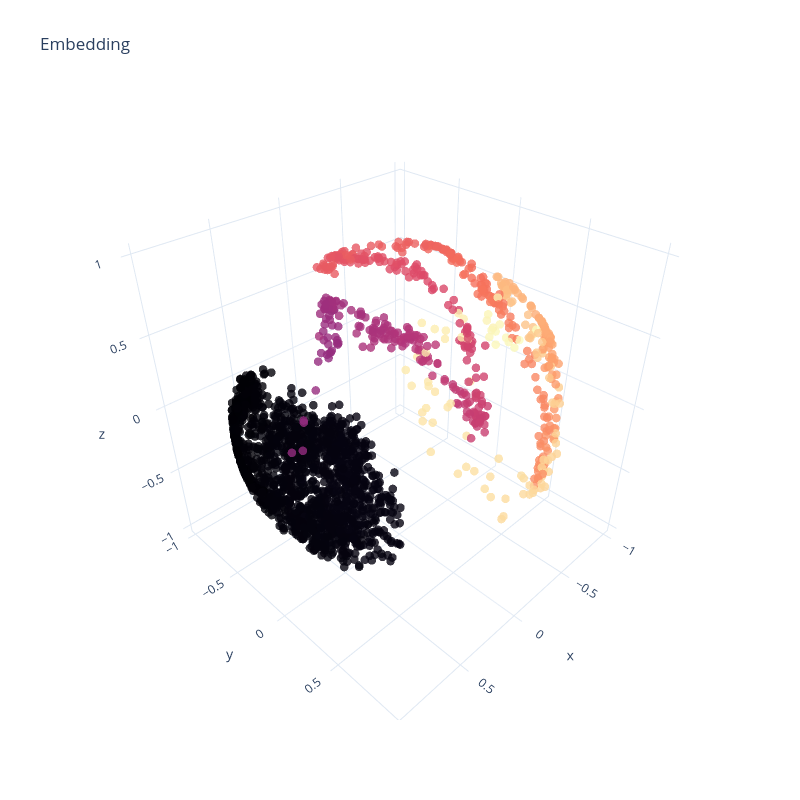

Notebook code for this chart:
### Code cell
fig = plotly.plot_embedding_interactive(embedding, embedding_labels=lifespan_dataset["age"].values, 
                                        markersize=5, figsize=(8,8),cmap = "magma",dpi=150,alpha=0.8)
fig.show()

### Figure 1 — Plotly figure (JSON) as saved in the notebook; plotly's stock layout.template omitted (floating-point values rounded to 4 significant figures; data arrays with more than 128 entries replaced by an {"elided": "..."} marker saying what was removed)
{"data": [{"marker": {"color": {"elided": "2112 float values"}, "colorscale": [[0, "rgb(0, 0, 3)"], [0.1, "rgb(20, 13, 53)"], [0.2, "rgb(59, 15, 111)"], [0.3, "rgb(99, 25, 127)"], [0.4, "rgb(140, 41, 128)"], [0.5, "rgb(182, 54, 121)"], [0.6, "rgb(221, 73, 104)"], [0.7, "rgb(246, 112, 91)"], [0.8, "rgb(253, 159, 108)"], [0.9, "rgb(253, 207, 146)"], [1, "rgb(251, 252, 191)"]], "opacity": 0.8, "size": 5}, "mode": "markers", "name": "[ 11.91666667   9.16666667   9.75       ... 567.         492.\n 648.        ]", "type": "scatter3d", "x": {"elided": "2112 float values"}, "y": {"elided": "2112 float values"}, "z": {"elided": "2112 float values"}}], "layout": {"height": 800, "showlegend": false, "title": {"text": "Embedding"}, "width": 800}}
